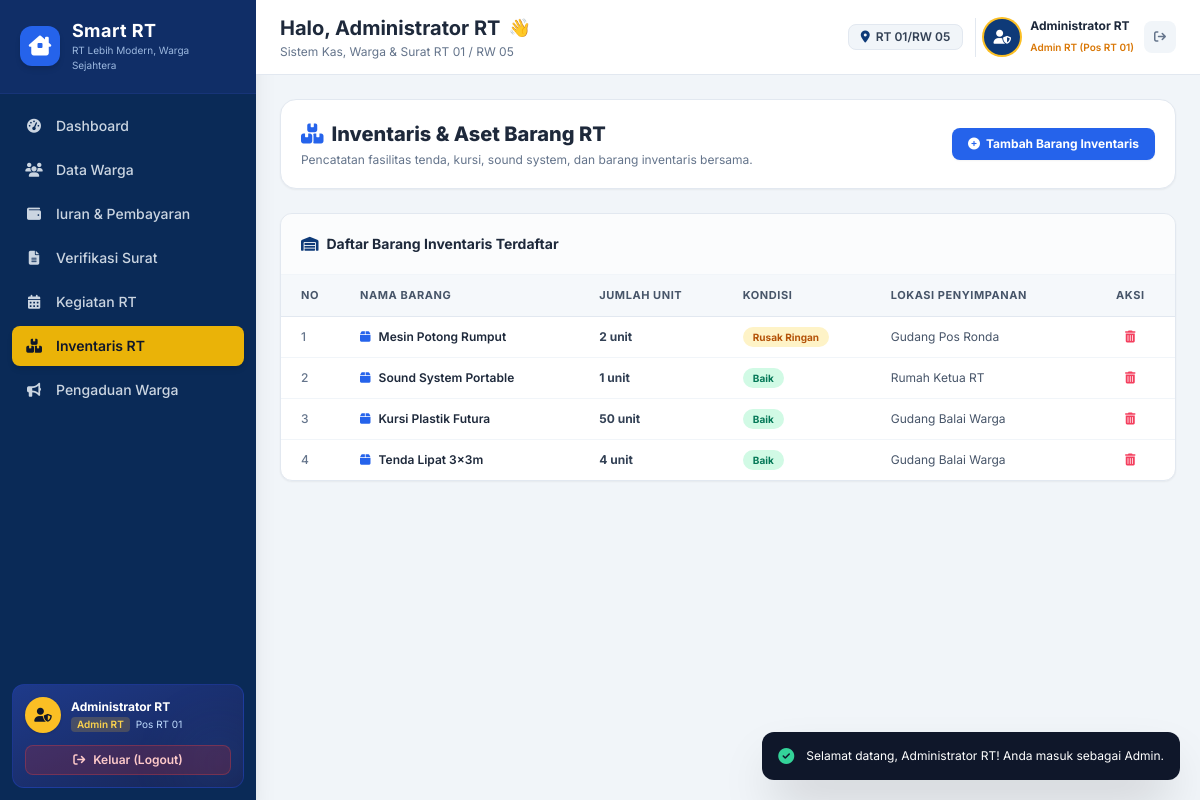
Page /inventaris.php (signed in) on the committed database.
### tables this page shows
CREATE TABLE IF NOT EXISTS `inventaris` (
    `id` INT AUTO_INCREMENT PRIMARY KEY,
    `nama_barang` VARCHAR(150) NOT NULL,
    `jumlah` INT NOT NULL DEFAULT 1,
    `kondisi` ENUM('Baik', 'Rusak Ringan', 'Rusak Berat') DEFAULT 'Baik',
    `lokasi_simpan` VARCHAR(100) DEFAULT 'Pos Ronda RT 01',
    `created_at` TIMESTAMP DEFAULT CURRENT_TIMESTAMP
);

### includes/auth.php (called while the page is built, shortened)
<?php
function is_logged_in() {
    return !empty($_SESSION['user']['id']);
}
function is_admin() {
    return is_logged_in() && (strtolower($_SESSION['user']['level'] ?? '') === 'admin');
}

### inventaris.php (the view, shortened to what this page needs)
<?php
require_once __DIR__ . '/config/database.php';
$inventaris_list = $pdo->query("SELECT * FROM inventaris ORDER BY id DESC")->fetchAll();
require_once __DIR__ . '/includes/header.php';
?>
<div class="flex flex-col sm:flex-row items-start sm:items-center justify-between gap-4 bg-white p-5 rounded-2xl border border-slate-200 shadow-sm">
    <div>
        <h1 class="text-xl font-extrabold text-slate-800 flex items-center gap-2">
            <i class="fa-solid fa-boxes-stacked text-brand-accent"></i> Inventaris & Aset Barang RT
        </h1>
        <p class="text-xs text-slate-500 mt-1">Pencatatan fasilitas tenda, kursi, sound system, dan barang inventaris bersama.</p>
    </div>
    <?php if ($isAdmin): ?>
        <button onclick="document.getElementById('modalInventaris').classList.remove('hidden')" class="bg-brand-accent hover:bg-blue-700 text-white text-xs font-bold px-4 py-2 rounded-lg shadow-sm transition flex items-center gap-1.5">
            <i class="fa-solid fa-plus-circle"></i> Tambah Barang Inventaris
        </button>
    <?php endif; ?>
</div>
<div class="bg-white rounded-xl shadow-sm border border-slate-200 overflow-hidden">
    <div class="p-5 border-b border-slate-100 flex items-center justify-between bg-slate-50/50">
        <h3 class="font-bold text-slate-800 text-sm flex items-center gap-2">
            <i class="fa-solid fa-warehouse text-brand-blue"></i> Daftar Barang Inventaris Terdaftar
        </h3>
    </div>
    <div class="overflow-x-auto">
        <table class="w-full text-left border-collapse">
            <thead>
                <tr class="bg-slate-100/70 border-b border-slate-200 text-[11px] font-bold text-slate-600 uppercase tracking-wider">
                    <th class="p-3 pl-5">No</th>
                    <th class="p-3">Nama Barang</th>
                    <th class="p-3">Jumlah Unit</th>
                    <th class="p-3">Kondisi</th>
                    <th class="p-3">Lokasi Penyimpanan</th>
                    <?php if ($isAdmin): ?>
                        <th class="p-3 pr-5 text-center">Aksi</th>
                    <?php endif; ?>
                </tr>
            </thead>
            <tbody class="divide-y divide-slate-100 text-xs">
                <?php foreach ($inventaris_list as $idx => $inv): ?>
                    <?php
                        $badgeBg = "bg-emerald-100 text-emerald-700";
                        if ($inv['kondisi'] === 'Rusak Ringan') $badgeBg = "bg-amber-100 text-amber-700";
                    ?>
                    <tr class="hover:bg-slate-50 transition border-b border-slate-100">
                        <td class="p-3 pl-5 text-slate-500 font-medium"><?= $idx + 1 ?></td>
                        <td class="p-3 font-semibold text-slate-800 flex items-center gap-2">
                            <i class="fa-solid fa-box text-brand-accent"></i>
                            <?= htmlspecialchars($inv['nama_barang']) ?>
                        </td>
                        <td class="p-3 font-bold text-slate-700"><?= $inv['jumlah'] ?> unit</td>
                        <td class="p-3">
                            <span class="px-2.5 py-1 rounded-full text-[10px] font-bold <?= $badgeBg ?>">
                                <?= htmlspecialchars($inv['kondisi']) ?>
                            </span>
                        </td>
                        <td class="p-3 text-slate-600"><?= htmlspecialchars($inv['lokasi_simpan']) ?></td>
                        <?php if ($isAdmin): ?>
                            <td class="p-3 pr-5 text-center">
                                <a href="inventaris.php?action=delete&id=<?= $inv['id'] ?>" onclick="return confirm('Hapus barang ini?')" class="p-1.5 text-rose-500 hover:bg-rose-50 rounded transition" title="Hapus">
                                    <i class="fa-solid fa-trash-can"></i>
                                </a>
                            </td>
                        <?php endif; ?>
                    </tr>
                <?php endforeach; ?>
            </tbody>
        </table>
    </div>
</div>
<?php require_once __DIR__ . '/includes/footer.php'; ?>

### includes/header.php (style rules this page uses)
html { -webkit-tap-highlight-color: transparent; scroll-behavior: smooth; }

### rows in the picture
inventaris: nama_barang "Mesin Potong Rumput", jumlah "2", kondisi "Rusak Ringan", lokasi_simpan "Gudang Pos Ronda"
inventaris: nama_barang "Sound System Portable", jumlah "1", kondisi "Baik", lokasi_simpan "Rumah Ketua RT"
inventaris: nama_barang "Kursi Plastik Futura", jumlah "50", kondisi "Baik", lokasi_simpan "Gudang Balai Warga"
inventaris: nama_barang "Tenda Lipat 3x3m", jumlah "4", kondisi "Baik", lokasi_simpan "Gudang Balai Warga"

### other values in the picture
$user['nama'] "Administrator RT"
$userRoleName "Admin RT"
$user['blok_no'] "Pos RT 01"
